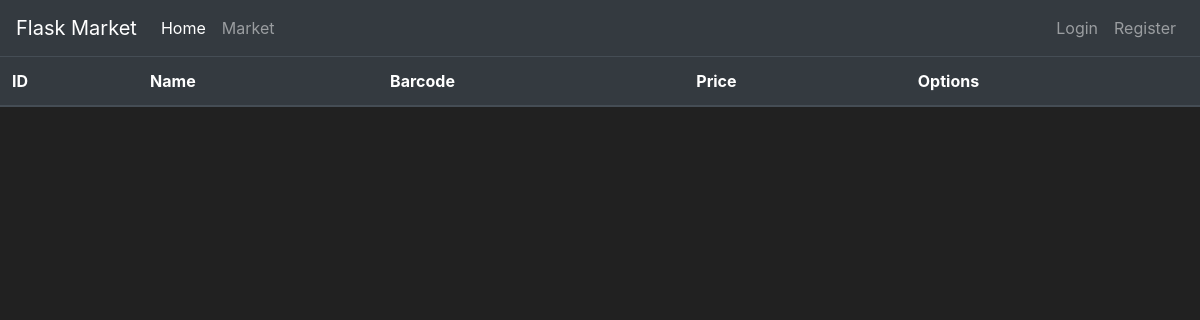
/market, run on an earlier commit of the app's database.
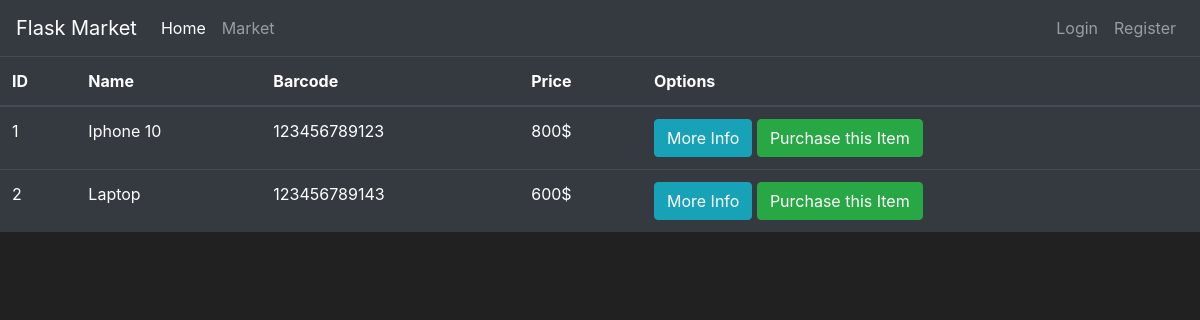
And on a later commit of the database.
### flask-TDL/market/models.py (models this page shows, shortened)
class Item(db.Model):
    id = db.Column(db.Integer(), primary_key=True)
    name = db.Column(db.String(length=30), nullable=False, unique=True)
    price = db.Column(db.Integer(), nullable=False)
    barcode = db.Column(db.String(length=12), nullable=False, unique=True)
    description = db.Column(db.String(length=1024), nullable=False, unique=True)
    owner = db.Column(db.Integer(), db.ForeignKey('user.id'))

### flask-TDL/market/routes.py (the view)
@app.route('/market')
def market_page():
    items = Item.query.all()
    return render_template('market.html', items=items)

### flask-TDL/market/templates/market.html (shortened to what this page needs)
{% extends 'base.html' %}
{% block content %}
      <table class="table table-hover table-dark">
        <thead>
            <tr>
                <th scope="col">ID</th>
                <th scope="col">Name</th>
                <th scope="col">Barcode</th>
                <th scope="col">Price</th>
                <th scope="col">Options</th>
            </tr>
        </thead>
        <tbody>
            {% for item in items %}
                <tr>
                    <td>{{ item.id }}</td>
                    <td>{{ item.name }}</td>
                    <td>{{ item.barcode }}</td>
                    <td>{{ item.price }}$</td>
                    <td>
                        <button class="btn btn-outline btn-info">More Info</button>
                        <button class="btn btn-outline btn-success">Purchase this Item</button>
                    </td>
                </tr>
            {% endfor %}
        </tbody>
    </table>
{% endblock %}

### flask-TDL/market/templates/base.html (shortened to what this page needs)
<!doctype html>
<html lang="en">
   <head>
      <link rel="stylesheet" href="https://cdn.jsdelivr.net/npm/bootstrap@4.5.3/dist/css/bootstrap.min.css">
   </head>
   <body>
    <nav class="navbar navbar-expand-md navbar-dark bg-dark">
      <a class="navbar-brand" href="#">Flask Market</a>
      <div class="collapse navbar-collapse" id="navbarNav">
        <ul class="navbar-nav mr-auto">
            <li class="nav-item active">
                <a class="nav-link" href="{{ url_for('home_page') }}">Home <span class="sr-only">(current)</span></a>
            </li>
            <li class="nav-item">
                <a class="nav-link" href="{{ url_for('market_page') }}">Market</a>
            </li>
        </ul>
        <ul class="navbar-nav">
            <li class="nav-item">
                <a class="nav-link" href="#">Login</a>
            </li>
            <li class="nav-item">
                <a class="nav-link" href="#">Register</a>
            </li>
        </ul>
      </div>
    </nav>
      {% block content %}
      {% endblock %}
   </body>
</html>

### flask-TDL/market/templates/base.html (style rules this page uses)
body { background-color: #212121; color: white }

What changed in the data, as far as the page shows it:
added Item: id "1", name "Iphone 10", barcode "123456789123", price "800"
added Item: id "2", name "Laptop", barcode "123456789143", price "600"
